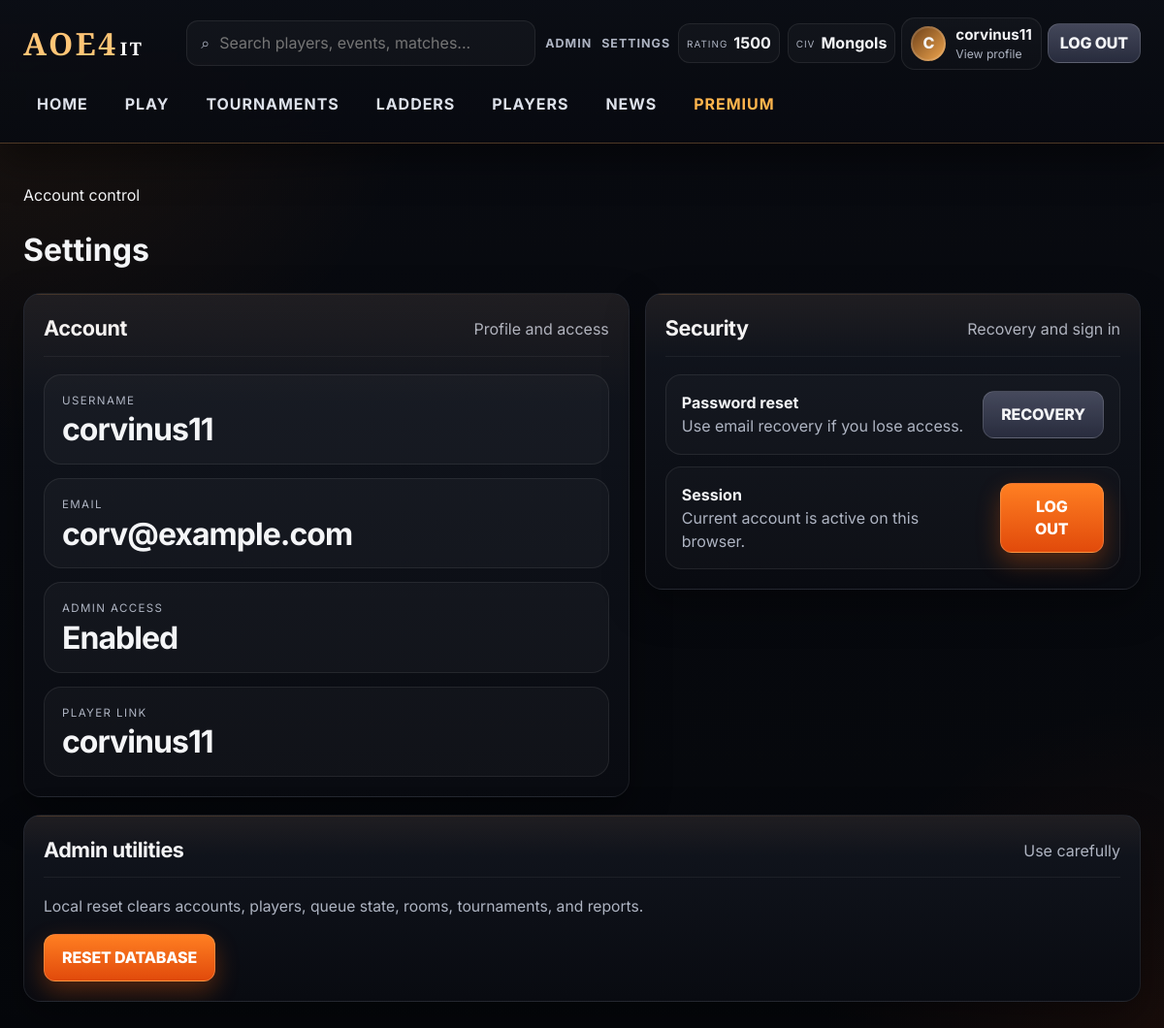
The app's page /settings (signed in) with its own data.
### tables this page shows
CREATE TABLE players (
            id INTEGER PRIMARY KEY AUTOINCREMENT,
            user_id INTEGER UNIQUE,
            display_name TEXT NOT NULL UNIQUE,
            country TEXT,
            main_civ TEXT,
            bio TEXT,
            rating INTEGER NOT NULL DEFAULT 1500,
            trust_score INTEGER NOT NULL DEFAULT 100,
            is_shadow INTEGER NOT NULL DEFAULT 0,
            created_at TEXT NOT NULL,
            FOREIGN KEY (user_id) REFERENCES users(id)
        );

CREATE TABLE users (
            id INTEGER PRIMARY KEY AUTOINCREMENT,
            username TEXT NOT NULL UNIQUE,
            email TEXT NOT NULL UNIQUE,
            password_hash TEXT NOT NULL,
            player_id INTEGER,
            is_admin INTEGER NOT NULL DEFAULT 0,
            created_at TEXT NOT NULL,
            FOREIGN KEY (player_id) REFERENCES players(id)
        );

### app.py (the view, shortened to what this page needs)
@app.route('/settings', methods=['GET', 'POST'])
@login_required
@rate_limit(6, 3600, scope='user')
def settings():
    return render_template('settings.html')

### app.py (called while the page is built, shortened)
def email_enabled() -> bool:
    return bool((RESEND_API_KEY and MAIL_FROM) or (SMTP_HOST and MAIL_FROM))

def ensure_csrf_token() -> str:
    token = session.get(CSRF_SESSION_KEY)
    if not token:
        token = secrets.token_urlsafe(32)
        session[CSRF_SESSION_KEY] = token
    return token

def csrf_input() -> Markup:
    return Markup(f'<input type="hidden" name="_csrf_token" value="{escape(ensure_csrf_token())}">')

def validate_csrf_or_reject():
    if request.method in SAFE_HTTP_METHODS or request.endpoint == 'static':
        return None
    sent_token = request.form.get('_csrf_token', '') or request.headers.get('X-CSRF-Token', '')
    expected_token = session.get(CSRF_SESSION_KEY, '')
    if not expected_token or not sent_token or not secrets.compare_digest(str(sent_token), str(expected_token)):
        return csrf_failure_response()
    return None

def rate_limit(limit: int, window_seconds: int, *, scope: str = 'ip', key_fields: Optional[list[str]] = None, methods: tuple[str, ...] = ('POST',)):
    def decorator(view):
        @wraps(view)
        def wrapped(*args, **kwargs):
            return view(*args, **kwargs)
        return wrapped
    return decorator

def get_db() -> sqlite3.Connection:
    if 'db' not in g:
        conn = sqlite3.connect(DB_PATH, timeout=30)
        conn.row_factory = sqlite3.Row
        conn.execute('PRAGMA foreign_keys = ON')
        g.db = conn
    return g.db

def query_all(sql: str, params: tuple = ()):
    return get_db().execute(sql, params).fetchall()

def query_one(sql: str, params: tuple = ()):
    return get_db().execute(sql, params).fetchone()

def now() -> datetime:
    return datetime.now()

def ensure_column(table: str, column: str, definition: str) -> None:
    cols = {row['name'] for row in query_all(f'PRAGMA table_info({table})')}
    if column not in cols:
        get_db().execute(f'ALTER TABLE {table} ADD COLUMN {definition}')
        get_db().commit()

@app.before_request
def apply_request_security():
    session.permanent = True
    csrf_result = validate_csrf_or_reject()
    if csrf_result is not None:
        return csrf_result

def get_current_user() -> Optional[sqlite3.Row]:
    uid = session.get('user_id')
    if not uid:
        return None
    return query_one('SELECT * FROM users WHERE id = ?', (uid,))

def is_admin() -> bool:
    user = get_current_user()
    return bool(user and user['is_admin'])

def shadow_lab_available() -> bool:
    return ENABLE_SHADOW_LAB or APP_ENV == 'development'

### templates/settings.html (shortened to what this page needs)
{% extends 'faceit_base.html' %}
{% block body_class %}client-body{% endblock %}
{% block content %}
<div class="subpage-band"><div class="subpage-band-inner"><div class="subpage-band-eyebrow">Account control</div><h1 class="subpage-band-title">Settings</h1></div></div>
<div class="content-grid" style="grid-template-columns: 1.1fr .9fr; align-items:start;">
  <section class="card simple-panel">
    <div class="section-head"><h3>Account</h3><span class="muted">Profile and access</span></div>
    <div class="settings-kv-grid">
      <div class="signal-card"><span class="signal-label">Username</span><strong>{{ current_user.username }}</strong></div>
      <div class="signal-card"><span class="signal-label">Email</span><strong>{{ current_user.email }}</strong></div>
      <div class="signal-card"><span class="signal-label">Admin access</span><strong>{{ 'Enabled' if admin_mode else 'Standard' }}</strong></div>
      <div class="signal-card"><span class="signal-label">Player link</span><strong>{% if current_player %}{{ current_player.display_name }}{% else %}No player yet{% endif %}</strong></div>
    </div>
  </section>
  <section class="card simple-panel">
    <div class="section-head"><h3>Security</h3><span class="muted">Recovery and sign in</span></div>
    <div class="stack-list">
      <div class="list-row"><div class="row-main"><strong>Password reset</strong><div class="muted">Use email recovery if you lose access.</div></div><div class="row-side"><a class="small-btn alt" href="{{ url_for('forgot_password') }}">Recovery</a></div></div>
      <div class="list-row"><div class="row-main"><strong>Session</strong><div class="muted">Current account is active on this browser.</div></div><div class="row-side"><form method="post" action="{{ url_for('logout') }}">{{ csrf_input() }}<button class="small-btn" type="submit">Log out</button></form></div></div>
    </div>
  </section>
</div>
{% if admin_mode %}
<section class="card simple-panel danger-panel top-gap-xl">
  <div class="section-head"><h3>Admin utilities</h3><span class="muted">Use carefully</span></div>
  <p class="muted">Local reset clears accounts, players, queue state, rooms, tournaments, and reports.</p>
  <form method="post">{{ csrf_input() }}
    <button class="small-btn" type="submit">Reset database</button>
  </form>
</section>
{% endif %}
{% endblock %}

### templates/faceit_base.html (shortened to what this page needs)
<!doctype html>
<html lang="en">
<head>
  <link rel="stylesheet" href="{{ url_for('static', filename='faceit.css') }}">
</head>
<body class="faceit-shell {% block body_class %}{% endblock %}">
  <div class="app-shell">
    <header class="topbar {% if current_user %}topbar-auth{% else %}topbar-guest{% endif %}">
      <div class="brand-wrap">
        <a class="brand" href="{{ url_for('dashboard') }}">AOE4<span>IT</span></a>
      </div>
      <div class="topbar-controls">
        <form class="search-box" method="get" action="{{ url_for('search') }}">
          <button class="search-submit" type="submit" aria-label="Search">⌕</button>
          <input type="text" name="q" value="{{ request.args.get('q', '') if request.endpoint == 'search' else '' }}" placeholder="Search players, events, matches..." aria-label="Search" />
        </form>
        {% if current_user %}
        <div class="topbar-account">
          <div class="utility-links">
            {% if admin_mode %}<a class="utility-link" href="{{ url_for('admin') }}">Admin</a>{% endif %}
            <a class="utility-link" href="{{ url_for('settings') }}">Settings</a>
          </div>
          {% if current_player %}
          <div class="stat-cluster">
            <div class="top-stat"><span class="top-stat-label">Rating</span><strong>{{ current_player.rating }}</strong></div>
            <div class="top-stat"><span class="top-stat-label">Civ</span><strong>{{ current_player.main_civ or 'Unpicked' }}</strong></div>
          </div>
          {% endif %}
          <a class="profile-pill compact-profile" href="{{ url_for('player_detail', player_id=current_player.id) if current_player else url_for('players') }}">
            <div class="profile-avatar">{{ (current_player.display_name or current_user.username)[0]|upper }}</div>
            <div class="profile-copy">
              <div class="profile-name">{{ current_player.display_name if current_player else current_user.username }}</div>
              <div class="profile-level">View profile</div>
            </div>
          </a>
          <form method="post" action="{{ url_for('logout') }}" class="logout-inline">{{ csrf_input() }}
            <button class="small-btn alt topbar-action" type="submit">Log out</button>
          </form>
        </div>
        {% else %}
        <div class="guest-actions">
          <a class="small-btn alt topbar-action" href="{{ url_for('login') }}">Log in</a>
          <a class="small-btn topbar-action" href="{{ url_for('register_account') }}">Register</a>
        </div>
        {% endif %}
      </div>
      <nav class="nav" id="mainNav">
        <a class="nav-link {% if request.endpoint == 'dashboard' %}active{% endif %}" href="{{ url_for('dashboard') }}">Home</a>
        <a class="nav-link {% if request.endpoint in ['play','practice_room_detail','hidden_draft_lab','hidden_draft_room'] %}active{% endif %}" href="{{ url_for('play') }}">Play</a>
        <a class="nav-link {% if request.endpoint in ['tournaments','tournament_detail','match_detail'] %}active{% endif %}" href="{{ url_for('tournaments') }}">Tournaments</a>
        <a class="nav-link {% if request.endpoint == 'ladder' %}active{% endif %}" href="{{ url_for('ladder') }}">Ladders</a>
        <a class="nav-link {% if request.endpoint in ['players','player_detail'] %}active{% endif %}" href="{{ url_for('players') }}">Players</a>
        <a class="nav-link {% if request.endpoint == 'news' %}active{% endif %}" href="{{ url_for('news') }}">News</a>
        <a class="nav-link premium-link {% if request.endpoint == 'premium' %}active{% endif %}" href="{{ url_for('premium') }}">Premium</a>
      </nav>
    </header>
    <main class="faceit-main">
      {% block content %}{% endblock %}
    </main>
  </div>
</body>
</html>

### records on screen
players: rating "1500", main_civ "Mongols", display_name "C", display_name "corvinus11"
users: username "corvinus11", email "corv@example.com"

### other values on screen
{{ 'Enabled' if admin_mode else 'Standard' }} "Enabled"
